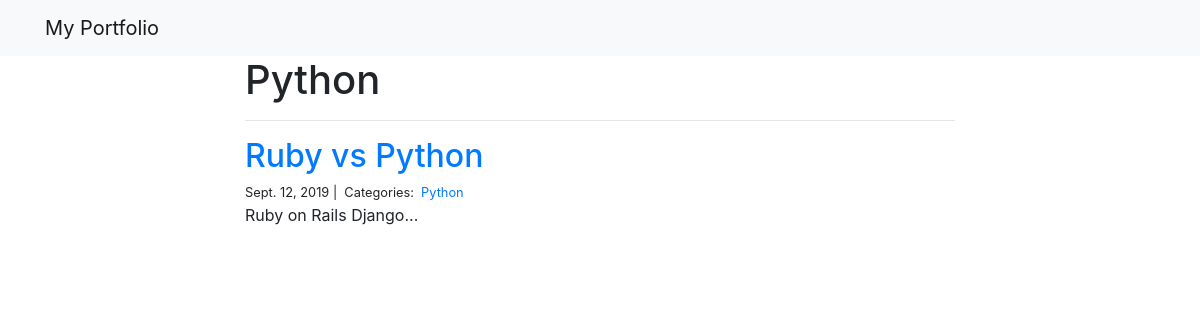
The page /blog/Python/ on the database its author committed.
### blog/models.py (models this page shows)
class Category(models.Model):
    name = models.CharField(max_length=20)

class Post(models.Model):
    title = models.CharField(max_length=255)
    body = models.TextField()
    created_on = models.DateTimeField(auto_now_add=True)
    last_modified = models.DateTimeField(auto_now=True)
    categories = models.ManyToManyField('Category', related_name='posts')

### blog/views.py (the view)
# urls.py: path("<category>/", views.blog_category, name="blog_category"),
def blog_category(request, category):
    posts = Post.objects.filter(
        categories__name__contains=category
    ).order_by(
        '-created_on'
    )
    context = {
        "category": category,
        "posts": posts
    }
    return render(request, "blog_category.html", context)

### blog/templates/blog_category.html
{% extends "base.html" %}
{% block page_content %}
<div class="col-md-8 offset-md-2">
  <h1>{{ category | title }}</h1>
  <hr>
  {% for post in posts %}
    <h2><a href="{% url 'blog_detail' post.pk%}">{{ post.title }}</a></h2>
    <small>
      {{ post.created_on.date }} |&nbsp;
      Categories:&nbsp;
      {% for category in post.categories.all %}
      <a href="{% url 'blog_category' category.name %}">
        {{ category.name }}
      </a>&nbsp;
      {% endfor %}
    </small>
    <p>{{ post.body | slice:":400" }}...</p>
  {% endfor %}
</div>
{% endblock%}

### rows shown on the page
Category: name "Python"
Post: title "Ruby vs Python", created_on "Sept. 12, 2019", body "Ruby on Rails Django"
